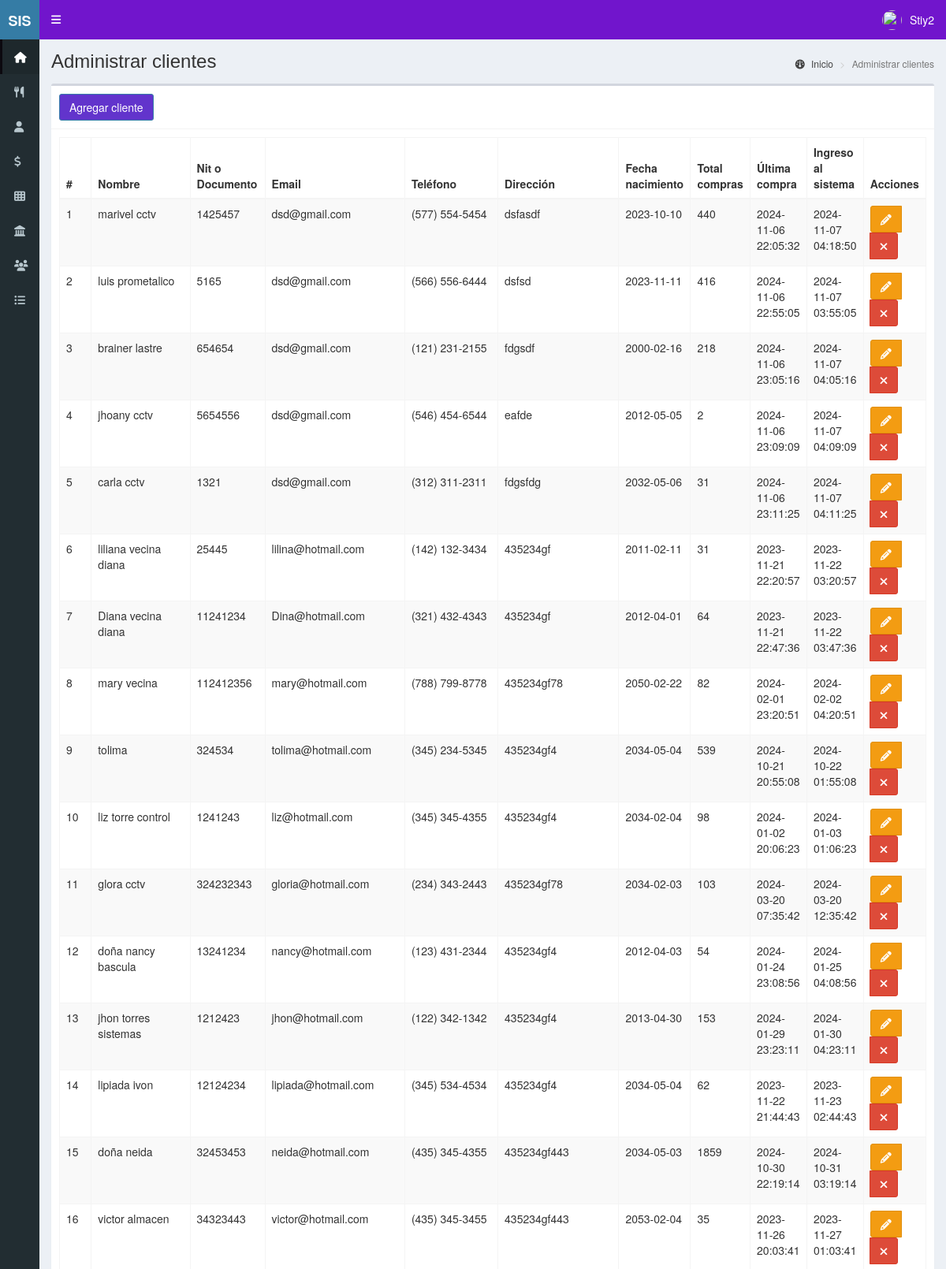
Screenshot of /clientes (signed in, upper part) with the database file from the repository.
### tables this page shows
CREATE TABLE `clientes` (
  `id` int(11) NOT NULL,
  `nombre` text NOT NULL,
  `documento` int(11) NOT NULL,
  `email` text NOT NULL,
  `telefono` text NOT NULL,
  `direccion` text NOT NULL,
  `fecha_nacimiento` date NOT NULL,
  `compras` int(11) NOT NULL,
  `ultima_compra` datetime NOT NULL,
  `fecha` timestamp NOT NULL DEFAULT current_timestamp() ON UPDATE current_timestamp()
);

### controladores/plantilla.controlador.php (called while the page is built)
<?php
class ControladorPlantilla{
	static public function ctrPlantilla(){
		include "vistas/plantilla.php";
	}
}

### index.php (called while the page is built, shortened)
<?php
require_once "controladores/plantilla.controlador.php";
require_once "controladores/usuarios.controlador.php";
require_once "controladores/clientes.controlador.php";
require_once "controladores/ventas.controlador.php";
require_once "modelos/clientes.modelo.php";
$plantilla = new ControladorPlantilla();
$plantilla->ctrPlantilla();

### controladores/clientes.controlador.php (called while the page is built, shortened)
<?php
class ControladorClientes{
	static public function ctrMostrarClientes($item, $valor){
		$tabla = "clientes";
		$respuesta = ModeloClientes::mdlMostrarClientes($tabla, $item, $valor);
		return $respuesta;
	}
}

### modelos/conexion.php (called while the page is built)
<?php
class Conexion{
	static public function conectar(){
		$link = new PDO("mysql:host=localhost;dbname=sis_restaurant",
			            "root",
			            "");
		$link->exec("set names utf8");
		return $link;
	}
}

### modelos/clientes.modelo.php (called while the page is built, shortened)
<?php
require_once "conexion.php";
class ModeloClientes{
	static public function mdlMostrarClientes($tabla, $item, $valor){
		if($item != null){
			$stmt = Conexion::conectar()->prepare("SELECT * FROM $tabla WHERE $item = :$item");
			$stmt -> bindParam(":".$item, $valor, PDO::PARAM_STR);
			$stmt -> execute();
			return $stmt -> fetch();
		}else{
			$stmt = Conexion::conectar()->prepare("SELECT * FROM $tabla");
			$stmt -> execute();
			return $stmt -> fetchAll();
		}
	}
}

### vistas/modulos/clientes.php (the view, shortened to what this page needs)
<div class="content-wrapper">
  <section class="content-header">
    <h1>
      Administrar clientes
    </h1>
    <ol class="breadcrumb">
      <li><a href="inicio"><i class="fa fa-dashboard"></i> Inicio</a></li>
      <li class="active">Administrar clientes</li>
    </ol>
  </section>
  <section class="content">
    <div class="box">
      <div class="box-header with-border">
        <button class="btn btn-primary" data-toggle="modal" data-target="#modalAgregarCliente">
          Agregar cliente
        </button>
      </div>
      <div class="box-body">
       <table class="table table-bordered table-striped dt-responsive tablas" width="100%">
        <thead>
         <tr>
           <th style="width:10px">#</th>
           <th>Nombre</th>
           <th>Nit o Documento</th>
           <th>Email</th>
           <th>Teléfono</th>
           <th>Dirección</th>
           <th>Fecha nacimiento</th>
           <th>Total compras</th>
           <th>Última compra</th>
           <th>Ingreso al sistema</th>
           <th>Acciones</th>
         </tr>
        </thead>
        <tbody>
        <?php
          $item = null;
          $valor = null;
          $clientes = ControladorClientes::ctrMostrarClientes($item, $valor);
          foreach ($clientes as $key => $value) {
            echo '<tr>
                    <td>'.($key+1).'</td>
                    <td>'.$value["nombre"].'</td>
                    <td>'.$value["documento"].'</td>
                    <td>'.$value["email"].'</td>
                    <td>'.$value["telefono"].'</td>
                    <td>'.$value["direccion"].'</td>
                    <td>'.$value["fecha_nacimiento"].'</td>
                    <td>'.$value["compras"].'</td>
                    <td>'.$value["ultima_compra"].'</td>
                    <td>'.$value["fecha"].'</td>
                    <td>
                      <div class="btn-group">
                        <button class="btn btn-warning btnEditarCliente" data-toggle="modal" data-target="#modalEditarCliente" idCliente="'.$value["id"].'"><i class="fa fa-pencil"></i></button>';
                      if($_SESSION["perfil"] == "Administrador"){
                          echo '<button class="btn btn-danger btnEliminarCliente" idCliente="'.$value["id"].'"><i class="fa fa-times"></i></button>';
                      }
                      echo '</div>
                    </td>
                  </tr>';
            }
        ?>
        </tbody>
       </table>
      </div>
    </div>
  </section>
</div>

### rows the page displays
clientes: nombre "marivel cctv", documento "1425457", email "dsd@gmail.com", telefono "(577) 554-5454", direccion "dsfasdf", fecha_nacimiento "2023-10-10", compras "440", ultima_compra "2024-11-06 22:05:32", fecha "2024-11-07 04:18:50"
clientes: nombre "luis prometalico", documento "5165", email "dsd@gmail.com", telefono "(566) 556-6444", direccion "dsfsd", fecha_nacimiento "2023-11-11", compras "416", ultima_compra "2024-11-06 22:55:05", fecha "2024-11-07 03:55:05"
clientes: nombre "brainer lastre", documento "654654", email "dsd@gmail.com", telefono "(121) 231-2155", direccion "fdgsdf", fecha_nacimiento "2000-02-16", compras "218", ultima_compra "2024-11-06 23:05:16", fecha "2024-11-07 04:05:16"
clientes: nombre "jhoany cctv", documento "5654556", email "dsd@gmail.com", telefono "(546) 454-6544", direccion "eafde", fecha_nacimiento "2012-05-05", compras "2", ultima_compra "2024-11-06 23:09:09", fecha "2024-11-07 04:09:09"
clientes: nombre "carla cctv", documento "1321", email "dsd@gmail.com", telefono "(312) 311-2311", direccion "fdgsfdg", fecha_nacimiento "2032-05-06", compras "31", ultima_compra "2024-11-06 23:11:25", fecha "2024-11-07 04:11:25"
clientes: nombre "liliana vecina diana", documento "25445", email "lilina@hotmail.com", telefono "(142) 132-3434", direccion "435234gf", fecha_nacimiento "2011-02-11", compras "31", ultima_compra "2023-11-21 22:20:57", fecha "2023-11-22 03:20:57"
clientes: nombre "Diana vecina diana", documento "11241234", email "Dina@hotmail.com", telefono "(321) 432-4343", direccion "435234gf", fecha_nacimiento "2012-04-01", compras "64", ultima_compra "2023-11-21 22:47:36", fecha "2023-11-22 03:47:36"
clientes: nombre "mary vecina", documento "112412356", email "mary@hotmail.com", telefono "(788) 799-8778", direccion "435234gf78", fecha_nacimiento "2050-02-22", compras "82", ultima_compra "2024-02-01 23:20:51", fecha "2024-02-02 04:20:51"
clientes: nombre "tolima", documento "324534", email "tolima@hotmail.com", telefono "(345) 234-5345", direccion "435234gf4", fecha_nacimiento "2034-05-04", compras "539", ultima_compra "2024-10-21 20:55:08", fecha "2024-10-22 01:55:08"
clientes: nombre "liz torre control", documento "1241243", email "liz@hotmail.com", telefono "(345) 345-4355", direccion "435234gf4", fecha_nacimiento "2034-02-04", compras "98", ultima_compra "2024-01-02 20:06:23", fecha "2024-01-03 01:06:23"
clientes: nombre "glora cctv", documento "324232343", email "gloria@hotmail.com", telefono "(234) 343-2443", direccion "435234gf78", fecha_nacimiento "2034-02-03", compras "103", ultima_compra "2024-03-20 07:35:42", fecha "2024-03-20 12:35:42"
clientes: nombre "doña nancy bascula", documento "13241234", email "nancy@hotmail.com", telefono "(123) 431-2344", direccion "435234gf4", fecha_nacimiento "2012-04-03", compras "54", ultima_compra "2024-01-24 23:08:56", fecha "2024-01-25 04:08:56"
clientes: nombre "jhon torres sistemas", documento "1212423", email "jhon@hotmail.com", telefono "(122) 342-1342", direccion "435234gf4", fecha_nacimiento "2013-04-30", compras "153", ultima_compra "2024-01-29 23:23:11", fecha "2024-01-30 04:23:11"
clientes: nombre "lipiada ivon", documento "12124234", email "lipiada@hotmail.com", telefono "(345) 534-4534", direccion "435234gf4", fecha_nacimiento "2034-05-04", compras "62", ultima_compra "2023-11-22 21:44:43", fecha "2023-11-23 02:44:43"
clientes: nombre "doña neida", documento "32453453", email "neida@hotmail.com", telefono "(435) 345-4355", direccion "435234gf443", fecha_nacimiento "2034-05-03", compras "1859", ultima_compra "2024-10-30 22:19:14", fecha "2024-10-31 03:19:14"
clientes: nombre "victor almacen", documento "34323443", email "victor@hotmail.com", telefono "(435) 345-3455", direccion "435234gf443", fecha_nacimiento "2053-02-04", compras "35", ultima_compra "2023-11-26 20:03:41", fecha "2023-11-27 01:03:41"

### other values shown
$_SESSION["nombre"] "Stiy2"
